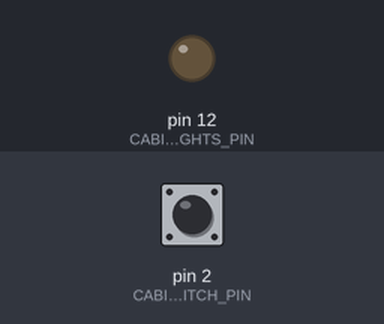
A sketch run on a simulated Arduino Uno, built with avr-gcc and run on an emulated ATmega328P. Shown: output pins drawn as LEDs (lit = HIGH). The inputs (shaded band) are chosen by the test bench; at power-on: pin 2 (CABIN_LIGHT_SWITCH_PIN) LOW.

Above: at 1.2 s.
1.3 s: pin 2 (CABIN_LIGHT_SWITCH_PIN) pulled HIGH for 0.15 s
At 1.37 s:
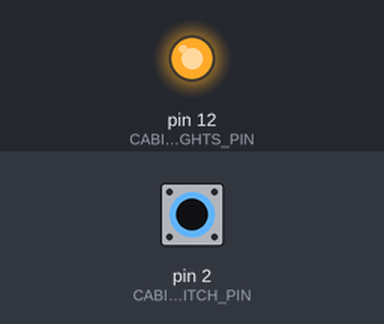
2.9 s: pin 2 (CABIN_LIGHT_SWITCH_PIN) pulled HIGH for 3.2 s
At 7.1 s:
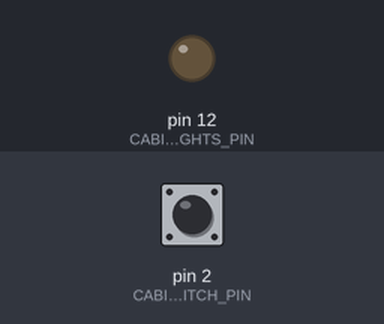
Timing chart, 0 to 8.6 s (numbered marks = the images above; inputs shaded):
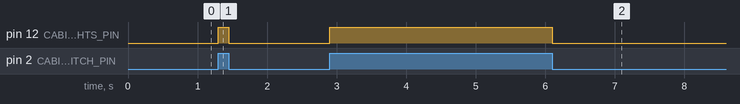

Measured:
- after the input at 1.3 s, pin 12 (CABIN_LIGHTS_PIN): LOW → HIGH at once, → LOW 0.15 s later
- after the input at 2.9 s, pin 12 (CABIN_LIGHTS_PIN): LOW → HIGH at once, → LOW 3.2 s later

The sketch:

d03_Cabin_Lights_Switch.ino
```cpp
// Arduino Header File
#include "Arduino.h"

//Configure PIN OUT Constants
#define CABIN_LIGHTS_PIN 12

//Configure PIN IN Constants
#define CABIN_LIGHT_SWITCH_PIN 2


void setup() {
  //Set cabin lights pin as output to power lights
  pinMode(CABIN_LIGHTS_PIN, OUTPUT);
  //Set cabin light switch pin as output to control light power
  pinMode(CABIN_LIGHT_SWITCH_PIN, INPUT);
}

void loop() {

/*
  if ( digitalRead(CABIN_LIGHT_SWITCH_PIN) == HIGH ) {
    digitalWrite(CABIN_LIGHTS_PIN, HIGH);
  } else {
    digitalWrite(CABIN_LIGHTS_PIN, LOW);
  }
*/

/*
  byte switch_state = digitalRead(CABIN_LIGHT_SWITCH_PIN);
  digitalWrite(CABIN_LIGHTS_PIN, switch_state);
*/

  //Direct biding of Input DR to Output DW

  digitalWrite(CABIN_LIGHTS_PIN, digitalRead(CABIN_LIGHT_SWITCH_PIN));

}
```
